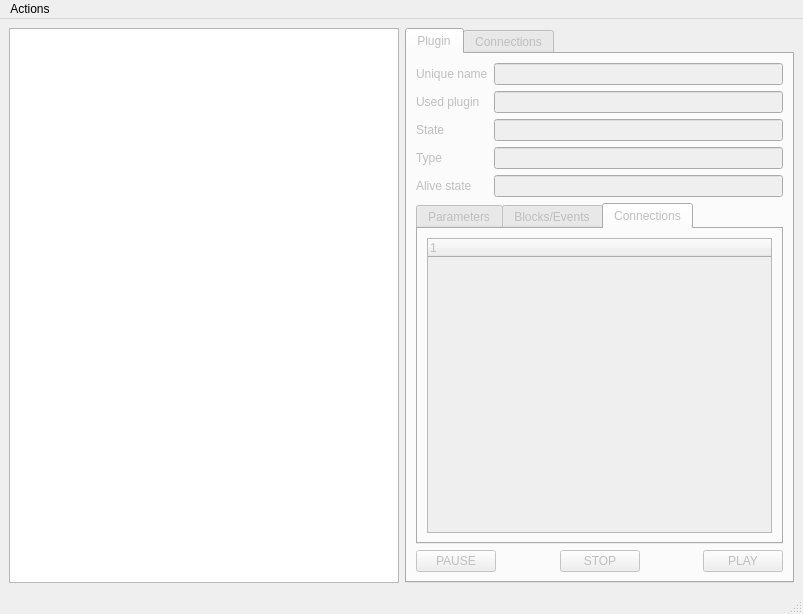
<?xml version="1.0" encoding="UTF-8"?>
<ui version="4.0">
 <class>PluginOverviewMenu</class>
 <widget class="QMainWindow" name="PluginOverviewMenu">
  <property name="geometry">
   <rect>
    <x>0</x>
    <y>0</y>
    <width>803</width>
    <height>614</height>
   </rect>
  </property>
  <property name="windowTitle">
   <string>MainWindow</string>
  </property>
  <widget class="QWidget" name="centralwidget">
   <layout class="QVBoxLayout" name="verticalLayout_6">
    <item>
     <layout class="QHBoxLayout" name="horizontalLayout">
      <item>
       <widget class="QTreeView" name="pluginTree"/>
      </item>
      <item>
       <widget class="QTabWidget" name="tabWidget">
        <property name="enabled">
         <bool>false</bool>
        </property>
        <property name="currentIndex">
         <number>0</number>
        </property>
        <widget class="QWidget" name="pluginTab">
         <attribute name="title">
          <string>Plugin</string>
         </attribute>
         <layout class="QVBoxLayout" name="verticalLayout_2">
          <item>
           <layout class="QFormLayout" name="formLayout">
            <property name="fieldGrowthPolicy">
             <enum>QFormLayout::AllNonFixedFieldsGrow</enum>
            </property>
            <property name="horizontalSpacing">
             <number>6</number>
            </property>
            <item row="0" column="0">
             <widget class="QLabel" name="unameLabel">
              <property name="text">
               <string>Unique name</string>
              </property>
             </widget>
            </item>
            <item row="0" column="1">
             <widget class="QLineEdit" name="unameEdit"/>
            </item>
            <item row="1" column="0">
             <widget class="QLabel" name="usedpluginLabel">
              <property name="text">
               <string>Used plugin</string>
              </property>
             </widget>
            </item>
            <item row="1" column="1">
             <widget class="QLineEdit" name="usedpluginEdit"/>
            </item>
            <item row="2" column="0">
             <widget class="QLabel" name="stateLabel">
              <property name="text">
               <string>State</string>
              </property>
             </widget>
            </item>
            <item row="2" column="1">
             <widget class="QLineEdit" name="stateEdit"/>
            </item>
            <item row="3" column="0">
             <widget class="QLabel" name="typeLabel">
              <property name="text">
               <string>Type</string>
              </property>
             </widget>
            </item>
            <item row="3" column="1">
             <widget class="QLineEdit" name="typeEdit"/>
            </item>
            <item row="4" column="0">
             <widget class="QLabel" name="alivestateLabel">
              <property name="text">
               <string>Alive state</string>
              </property>
             </widget>
            </item>
            <item row="4" column="1">
             <widget class="QLineEdit" name="alivestateEdit"/>
            </item>
           </layout>
          </item>
          <item>
           <widget class="QTabWidget" name="tabWidget_2">
            <property name="currentIndex">
             <number>2</number>
            </property>
            <widget class="QWidget" name="parameterTab">
             <attribute name="title">
              <string>Parameters</string>
             </attribute>
             <layout class="QVBoxLayout" name="verticalLayout_4">
              <item>
               <widget class="QTreeView" name="parameterTree"/>
              </item>
             </layout>
            </widget>
            <widget class="QWidget" name="blockTab">
             <attribute name="title">
              <string>Blocks/Events</string>
             </attribute>
             <layout class="QVBoxLayout" name="verticalLayout_5">
              <item>
               <widget class="QCheckBox" name="showInternalNameCheckBox">
                <property name="text">
                 <string>Show internal signal names</string>
                </property>
               </widget>
              </item>
              <item>
               <widget class="QTreeView" name="blockTree"/>
              </item>
             </layout>
            </widget>
            <widget class="QWidget" name="connectionTab_2">
             <attribute name="title">
              <string>Connections</string>
             </attribute>
             <layout class="QVBoxLayout" name="verticalLayout_7">
              <item>
               <widget class="QTreeWidget" name="connectionTree">
                <column>
                 <property name="text">
                  <string notr="true">1</string>
                 </property>
                </column>
               </widget>
              </item>
             </layout>
            </widget>
           </widget>
          </item>
          <item>
           <layout class="QHBoxLayout" name="horizontalLayout_2">
            <item>
             <widget class="QPushButton" name="pauseButton">
              <property name="text">
               <string>PAUSE</string>
              </property>
             </widget>
            </item>
            <item>
             <spacer name="horizontalSpacer">
              <property name="orientation">
               <enum>Qt::Horizontal</enum>
              </property>
              <property name="sizeHint" stdset="0">
               <size>
                <width>40</width>
                <height>20</height>
               </size>
              </property>
             </spacer>
            </item>
            <item>
             <widget class="QPushButton" name="stopButton">
              <property name="text">
               <string>STOP</string>
              </property>
             </widget>
            </item>
            <item>
             <spacer name="horizontalSpacer_2">
              <property name="orientation">
               <enum>Qt::Horizontal</enum>
              </property>
              <property name="sizeHint" stdset="0">
               <size>
                <width>40</width>
                <height>20</height>
               </size>
              </property>
             </spacer>
            </item>
            <item>
             <widget class="QPushButton" name="playButton">
              <property name="text">
               <string>PLAY</string>
              </property>
             </widget>
            </item>
           </layout>
          </item>
         </layout>
        </widget>
        <widget class="QWidget" name="connectionTab">
         <attribute name="title">
          <string>Connections</string>
         </attribute>
         <layout class="QVBoxLayout" name="verticalLayout_3">
          <item>
           <layout class="QVBoxLayout" name="verticalLayout">
            <item>
             <widget class="QTreeView" name="subscribersTree"/>
            </item>
            <item>
             <widget class="QTreeView" name="subscriptionsTree"/>
            </item>
           </layout>
          </item>
         </layout>
        </widget>
       </widget>
      </item>
     </layout>
    </item>
   </layout>
  </widget>
  <widget class="QMenuBar" name="menubar">
   <property name="geometry">
    <rect>
     <x>0</x>
     <y>0</y>
     <width>803</width>
     <height>25</height>
    </rect>
   </property>
   <widget class="QMenu" name="menuAction">
    <property name="title">
     <string>Actions</string>
    </property>
    <addaction name="actionRefresh"/>
   </widget>
   <addaction name="menuAction"/>
  </widget>
  <widget class="QStatusBar" name="statusbar"/>
  <action name="actionRefresh">
   <property name="text">
    <string>Refresh</string>
   </property>
  </action>
 </widget>
 <resources/>
 <connections/>
</ui>
